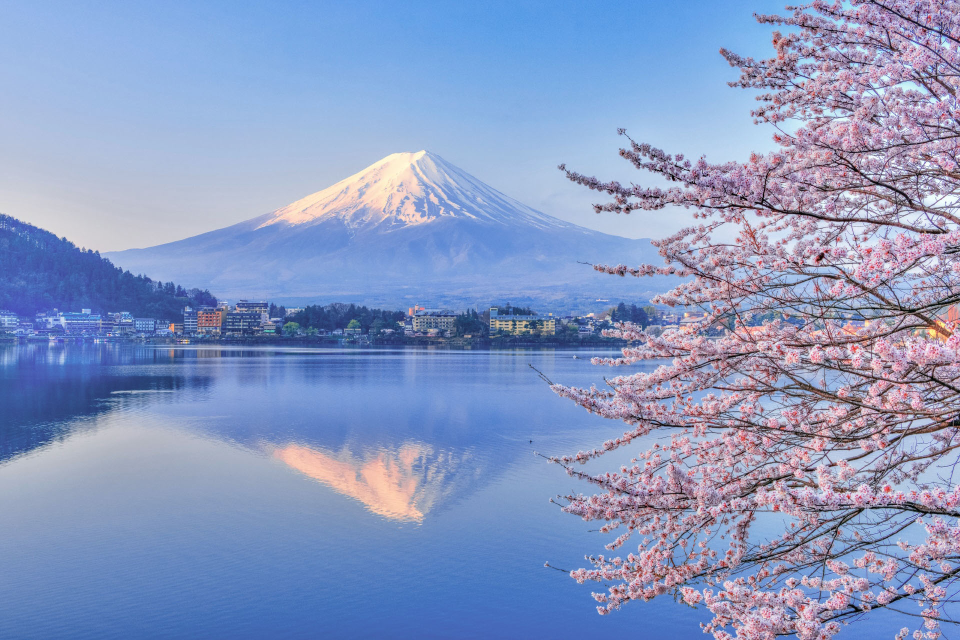
#> input picture Code/test_extra/test.jpg, 1920 x 1280 px (shown at 1/2 size)
$ python -i RealTime_test_from_SSH.py   (imports and definitions only)
#> lines starting #> are read from the running program, lines starting #| are printed output that depends on the picture; after the words box and inside, x2 and y2 are one past the last pixel; in counts of white or black regions, pixels touching at a corner belong together
#> further down, picture is the input picture: shape (1280, 1920, 3); mean B, G, R 193.9, 152.5, 135.8
"""
camera_inference_tflite.py
==========================
TFLite モデル版 リアルタイム推論 (ヘッドレス / ターミナル入出力版)

cv2.imshow() / cv2.waitKey() はQtのxcbプラットフォームプラグインに依存して
おり、ディスプレイの無い環境 (SSH接続のみ、X転送無し等) では

    qt.qpa.xcb: could not connect to display
    qt.qpa.plugin: Could not load the Qt platform plugin "xcb"

のようなエラーで起動できない。本バージョンではGUI描画を一切行わず、
標準入力からのコマンド ('s' + Enter で推論、'q' + Enter で終了) のみで
動作するようにした。カメラのキャプチャ自体・ROI抽出(閾値処理/輪郭検出)は
GUIを使わないOpenCVのAPIのみなので、ヘッドレス環境でも問題なく動く。

操作 (ターミナル上で入力してEnter)：
  s : 推論
  q : 終了
"""

import argparse
import select
import sys
import time
from pathlib import Path

import cv2
import numpy as np
import tensorflow as tf

# ============================
# 引数
# ============================
parser = argparse.ArgumentParser()
# [12 lines not run here, left out]

IMG_SIZE = 96
class_names = ["H", "S", "U", "unknown"]


# ============================
# TFLite モデルロード
# ============================
# [19 lines left out: function load_tflite_model, not called in this run]


# ============================
# ROI切り出し
# ============================
def extract_roi(frame, margin=5):

#> called with margin = 5
    gray = cv2.cvtColor(frame, cv2.COLOR_BGR2GRAY)
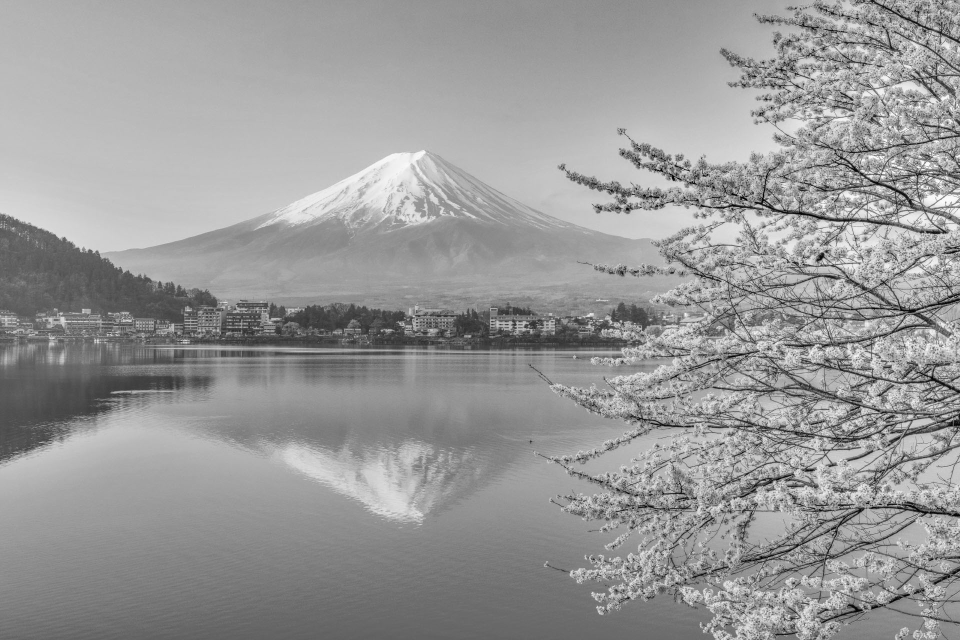
#> gray: shape (1280, 1920) (shown at 1/2 size); min 0, max 255, mean 152.2

    _, th = cv2.threshold(
        gray,
        0,
        255,
        cv2.THRESH_BINARY_INV + cv2.THRESH_OTSU
    )
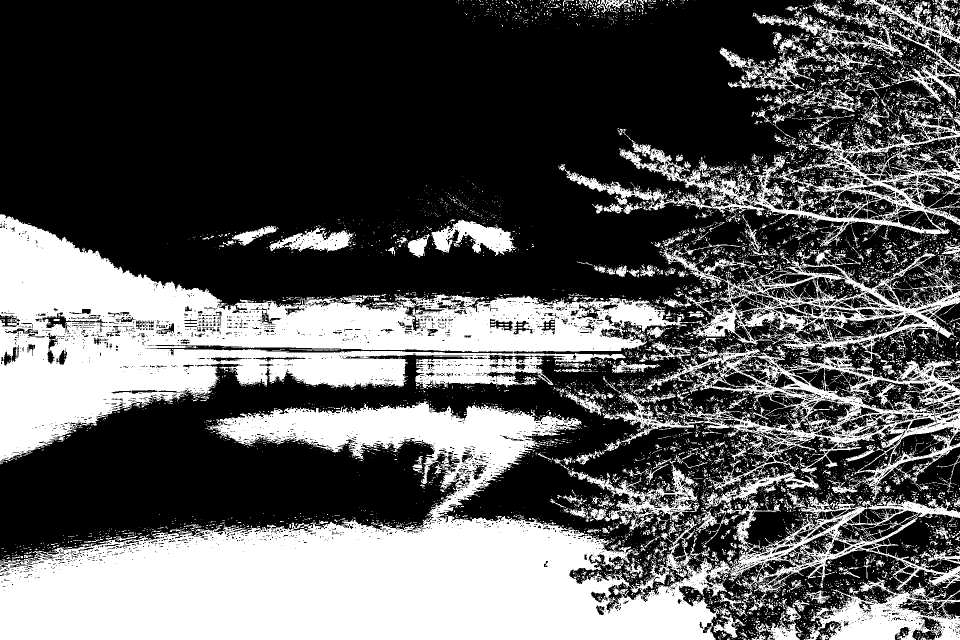
#> th: shape (1280, 1920) (shown at 1/2 size); 35.1% white; 10320 white regions (9678 under 20 px)

    contours, _ = cv2.findContours(
        th,
        cv2.RETR_EXTERNAL,
        cv2.CHAIN_APPROX_SIMPLE
    )
#> contours = 8529 contours, 8216 with area under 20; largest, box (x1, y1, x2, y2) and area: (0, 428, 1920, 1004) 404862, (0, 803, 1920, 1280) 375900, (1117, 216, 1920, 493) 67654, (1612, 1155, 1920, 1280) 21447, (1136, 917, 1399, 1049) 9248

    if len(contours) == 0:
        return None, None

    cnt = max(contours, key=cv2.contourArea)
#> cnt = contour of 16115 points, box (x1, y1, x2, y2) (0, 428, 1920, 1004), area 404862

    x, y, w, h = cv2.boundingRect(cnt)
#> x = 0; y = 428; w = 1920; h = 576

    x1 = max(x - margin, 0)
#> x1 = 0
    y1 = max(y - margin, 0)
#> y1 = 423
    x2 = min(x + w + margin, frame.shape[1])
#> x2 = 1920
    y2 = min(y + h + margin, frame.shape[0])
#> y2 = 1009

    roi = gray[y1:y2, x1:x2]
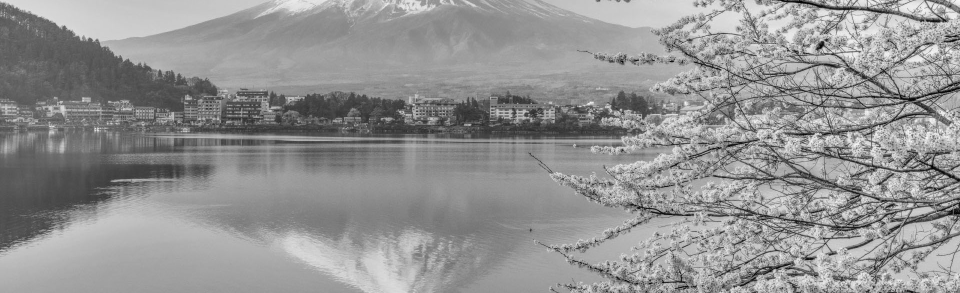
#> roi: shape (586, 1920) (shown at 1/2 size); min 0, max 255, mean 146.6

    roi_resized = cv2.resize(
        roi,
        (IMG_SIZE, IMG_SIZE),
        interpolation=cv2.INTER_AREA
    )
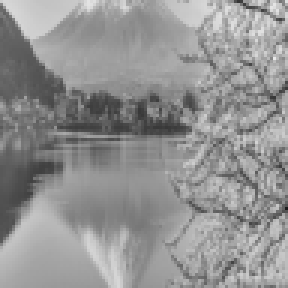
#> roi_resized: shape (96, 96) (shown 3 times larger); min 28, max 232, mean 146.6

    return roi_resized, (x1, y1, x2, y2)


# ============================
# 前処理
# ============================
# [140 lines left out: functions preprocess, predict, print_result, read_stdin_command, main, not called in this run]


# [2 lines not run here, left out]

>>> import cv2
>>> picture = cv2.imread('../test_extra/test.jpg')
>>> result = extract_roi(picture)
